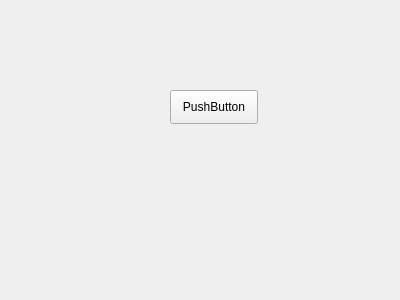
<?xml version="1.0" encoding="UTF-8"?>
<ui version="4.0">
 <class>Form</class>
 <widget class="QWidget" name="Form">
  <property name="geometry">
   <rect>
    <x>0</x>
    <y>0</y>
    <width>400</width>
    <height>300</height>
   </rect>
  </property>
  <property name="windowTitle">
   <string>Form</string>
  </property>
  <widget class="QPushButton" name="pushButton">
   <property name="geometry">
    <rect>
     <x>170</x>
     <y>90</y>
     <width>88</width>
     <height>34</height>
    </rect>
   </property>
   <property name="text">
    <string>PushButton</string>
   </property>
  </widget>
 </widget>
 <resources/>
 <connections/>
</ui>
